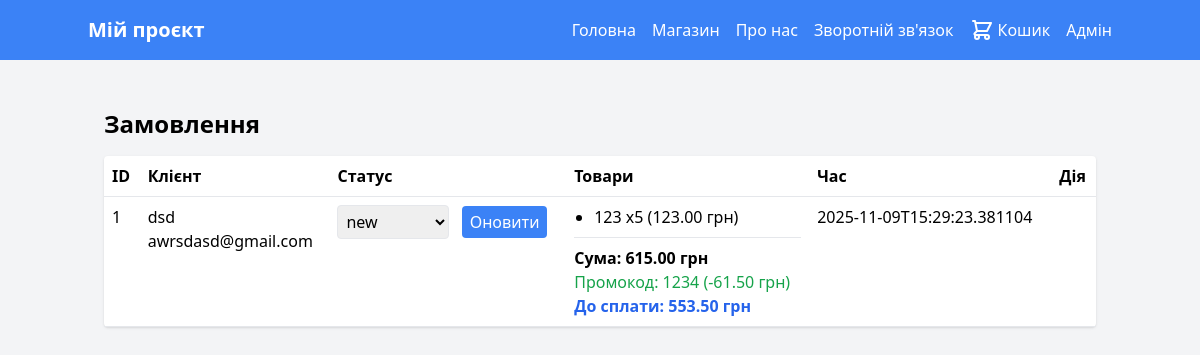
/admin/orders (signed in), run on the app's committed database.
### tables this page shows
CREATE TABLE customers (
            id INTEGER PRIMARY KEY AUTOINCREMENT,
            name TEXT,
            email TEXT,
            phone TEXT
        );

CREATE TABLE orders (
            id INTEGER PRIMARY KEY AUTOINCREMENT,
            customer_id INTEGER,
            status TEXT DEFAULT 'new',
            created_at TEXT,
            promo_code TEXT,
            discount_amount REAL DEFAULT 0.0,
            FOREIGN KEY(customer_id) REFERENCES customers(id)
        );

CREATE TABLE order_items (
            id INTEGER PRIMARY KEY AUTOINCREMENT,
            order_id INTEGER,
            product_id INTEGER,
            quantity INTEGER DEFAULT 1,
            price REAL,
            FOREIGN KEY(order_id) REFERENCES orders(id),
            FOREIGN KEY(product_id) REFERENCES products(id)
        );

CREATE TABLE products (
            id INTEGER PRIMARY KEY AUTOINCREMENT,
            name TEXT NOT NULL,
            description TEXT,
            price REAL NOT NULL DEFAULT 0.0,
            stock INTEGER DEFAULT 0,
            category TEXT
        );

### app.py (the view)
@app.route('/admin/orders')
@admin_required
def admin_orders():
    db = get_db()
    cur = db.execute('SELECT * FROM orders ORDER BY created_at DESC')
    orders = []
    for o in cur.fetchall():
        order = dict(o)
        customer_obj = {'name': 'Невідомий', 'email': '', 'phone': ''}
        if order.get('customer_id'):
            c = db.execute('SELECT * FROM customers WHERE id = ?', (order['customer_id'],)).fetchone()
            if c:
                customer_obj = dict(c)
        order['customer'] = customer_obj
        items_cur = db.execute('SELECT oi.*, p.name FROM order_items oi LEFT JOIN products p ON oi.product_id=p.id WHERE oi.order_id = ?', (order['id'],))
        order['items'] = [dict(i) for i in items_cur.fetchall()]
        orders.append(SimpleNamespace(**order))
    return render_template('admin/orders.html', orders=orders)

### app.py (called while the page is built)
def get_db():
    if 'db' not in g:
        conn = sqlite3.connect(DB_PATH)
        conn.row_factory = sqlite3.Row
        g.db = conn
        global _db_initialized
        if not _db_initialized:
            initialize_db(conn)
            _db_initialized = True
    return g.db

def admin_required(f):
    from functools import wraps
    @wraps(f)
    def decorated_function(*args, **kwargs):
        if not session.get('admin_logged_in'):
            return redirect(url_for('admin_login'))
        return f(*args, **kwargs)
    return decorated_function

### templates/admin/orders.html (shortened to what this page needs)
{% extends "base.html" %}
{% block content %}
<h1 class="text-2xl font-bold mb-4">Замовлення</h1>
<table class="w-full bg-white rounded shadow">
    <thead>
        <tr class="text-left border-b">
            <th class="p-2">ID</th>
            <th class="p-2">Клієнт</th>
            <th class="p-2">Статус</th>
            <th class="p-2">Товари</th>
            <th class="p-2">Час</th>
            <th class="p-2">Дія</th>
        </tr>
    </thead>
    <tbody>
        {% for o in orders %}
            <tr class="border-b align-top">
                <td class="p-2">{{ o.id }}</td>
                <td class="p-2">{{ o.customer.name or '' }}<br>{{ o.customer.email or '' }}</td>
                <td class="p-2">
                    <form action="{{ url_for('admin_orders_update_status', order_id=o.id) }}" method="post">
                        <select name="status" class="p-1 border rounded">
                            {% for s in ['new','processing','shipped','completed','cancelled'] %}
                                <option value="{{ s }}" {% if o.status==s %}selected{% endif %}>{{ s }}</option>
                            {% endfor %}
                        </select>
                        <button class="bg-blue-500 text-white px-2 py-1 rounded ml-2">Оновити</button>
                    </form>
                </td>
                <td class="p-2">
                    <ul class="list-disc pl-5">
                        {% for item in o.items %}
                            <li>{{ item.name or 'Товар' }} x{{ item.quantity }} ({{ '%.2f'|format(item.price) }} грн)</li>
                        {% endfor %}
                    </ul>
                    {% set subtotal = namespace(value=0) %}
                    {% for item in o.items %}
                        {% set subtotal.value = subtotal.value + (item.price * item.quantity) %}
                    {% endfor %}
                    <div class="mt-2 pt-2 border-t">
                        <div class="font-semibold">Сума: {{ '%.2f'|format(subtotal.value) }} грн</div>
                        {% if o.promo_code %}
                            <div class="text-green-600">Промокод: {{ o.promo_code }} (-{{ '%.2f'|format(o.discount_amount) }} грн)</div>
                            <div class="font-bold text-blue-600">До сплати: {{ '%.2f'|format(subtotal.value - o.discount_amount) }} грн</div>
                        {% endif %}
                    </div>
                </td>
                <td class="p-2">{{ o.created_at }}</td>
                <td class="p-2"></td>
            </tr>
        {% endfor %}
    </tbody>
</table>
{% endblock %}

### templates/base.html (shortened to what this page needs)
<!DOCTYPE html>
<html lang="uk">
<head>
    <script src="https://cdn.tailwindcss.com"></script>
</head>
<body class="bg-gray-100">
    <nav class="bg-blue-500 p-4">
        <div class="container mx-auto flex justify-between items-center">
            <a href="/" class="text-white text-xl font-bold transition-transform duration-300 hover:scale-110">Мій проєкт</a>
            <div class="hidden md:flex space-x-4 items-center">
                <a href="/" class="text-white hover:text-blue-200 transition-colors duration-300 hover:underline">Головна</a>
                <a href="/market" class="text-white hover:text-blue-200 transition-colors duration-300 hover:underline">Магазин</a>
                <a href="/about" class="text-white hover:text-blue-200 transition-colors duration-300 hover:underline">Про нас</a>
                <a href="/HELP" class="text-white hover:text-blue-200 transition-colors duration-300 hover:underline">Зворотній зв'язок</a>
                <a href="/cart" class="text-white hover:text-blue-200 transition-colors duration-300 flex items-center gap-1">
                    <svg class="w-6 h-6" fill="none" stroke="currentColor" viewBox="0 0 24 24">
                        <path stroke-linecap="round" stroke-linejoin="round" stroke-width="2" d="M3 3h2l.4 2M7 13h10l4-8H5.4M7 13L5.4 5M7 13l-2.293 2.293c-.63.63-.184 1.707.707 1.707H17m0 0a2 2 0 100 4 2 2 0 000-4zm-8 2a2 2 0 11-4 0 2 2 0 014 0z"></path>
                    </svg>
                    Кошик
                </a>
                <a href="/admin" class="text-white hover:text-blue-200 transition-colors duration-300">Адмін</a>
            </div>
        </div>
    </nav>
    <div class="container mx-auto mt-8 p-4">
        {% block content %}{% endblock %}
    </div>
</body>
</html>

### data on the page
customers: customer "dsd", customer "awrsdasd@gmail.com"
orders: status "new", promo_code "1234", discount_amount "61.50", subtotal.value-o.discount_amount "553.50", created_at "2025-11-09T15:29:23.381104"
order_items: name "123", quantity "5", price "123.00"

### other printed values
{{ o.id }} "1"
{{ '%.2f'|format(subtotal.value) }} "615.00"
